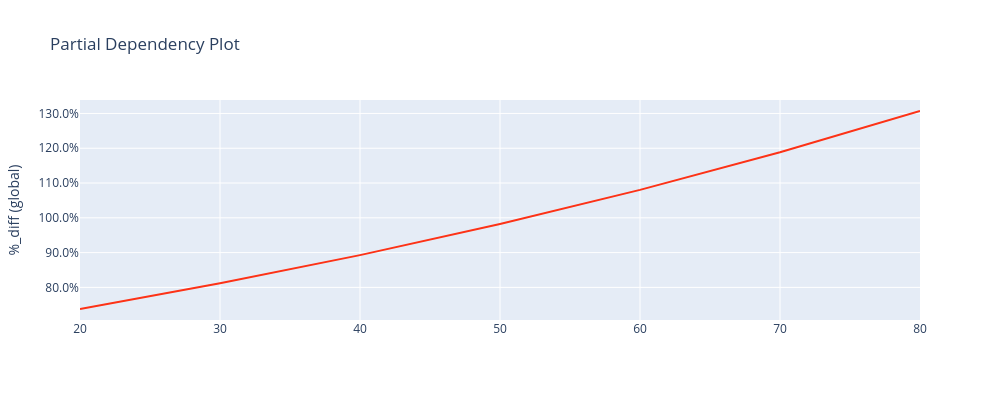

The code cell stored with this chart in its notebook:
### Code cell
charters.pdp(
    model=model,
    df=md_encoded,
    x_axis="age",
    weight="weight",
    mapping=mapping,
    display=True,
)

### Figure 1 — Plotly figure (JSON) as saved in the notebook; plotly's stock layout.template omitted (floating-point values rounded to 4 significant figures)
{"data": [{"line": {"color": "#FD3216"}, "mode": "lines", "name": "Overall", "type": "scatter", "x": [20, 30, 40, 50, 60, 70, 80], "xaxis": "x", "y": [0.7379, 0.8116, 0.8928, 0.9821, 1.08, 1.188, 1.307], "yaxis": "y"}], "layout": {"height": 400, "legend": {"title": {"text": "Overall"}}, "title": {"text": "Partial Dependency Plot"}, "width": 1000, "xaxis": {"anchor": "y", "domain": [0, 1]}, "yaxis": {"anchor": "x", "domain": [0, 1], "tickformat": ".1%", "title": {"text": "%_diff (global)"}}}}
